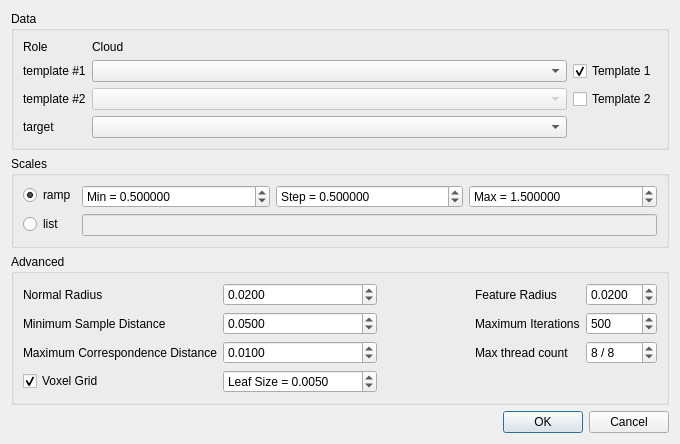
<?xml version="1.0" encoding="UTF-8"?>
<ui version="4.0">
 <class>TemplateAlignmentDialog</class>
 <widget class="QDialog" name="TemplateAlignmentDialog">
  <property name="geometry">
   <rect>
    <x>0</x>
    <y>0</y>
    <width>680</width>
    <height>402</height>
   </rect>
  </property>
  <property name="windowTitle">
   <string>Template Alignment</string>
  </property>
  <property name="windowIcon">
   <iconset resource="../../../qPCL.qrc">
    <normaloff>:/toolbar/PclAlgorithms/icons/templateAlignment.png</normaloff>:/toolbar/PclAlgorithms/icons/templateAlignment.png</iconset>
  </property>
  <layout class="QVBoxLayout" name="verticalLayout">
   <item>
    <widget class="QGroupBox" name="groupBox">
     <property name="title">
      <string>Data</string>
     </property>
     <layout class="QGridLayout" name="gridLayout">
      <item row="0" column="0">
       <widget class="QLabel" name="label_3">
        <property name="text">
         <string>Role</string>
        </property>
       </widget>
      </item>
      <item row="0" column="1">
       <widget class="QLabel" name="label_4">
        <property name="text">
         <string>Cloud</string>
        </property>
       </widget>
      </item>
      <item row="1" column="0">
       <widget class="QLabel" name="label">
        <property name="text">
         <string>template #1</string>
        </property>
       </widget>
      </item>
      <item row="1" column="1">
       <widget class="QComboBox" name="template1CloudComboBox">
        <property name="sizePolicy">
         <sizepolicy hsizetype="Expanding" vsizetype="Fixed">
          <horstretch>0</horstretch>
          <verstretch>0</verstretch>
         </sizepolicy>
        </property>
        <property name="toolTip">
         <string>Points belonging to class #1 </string>
        </property>
       </widget>
      </item>
      <item row="1" column="2">
       <widget class="QCheckBox" name="template1checkBox">
        <property name="text">
         <string>Template 1</string>
        </property>
        <property name="checked">
         <bool>true</bool>
        </property>
       </widget>
      </item>
      <item row="2" column="0">
       <widget class="QLabel" name="label_2">
        <property name="text">
         <string>template #2</string>
        </property>
       </widget>
      </item>
      <item row="2" column="1">
       <widget class="QComboBox" name="template2CloudComboBox">
        <property name="enabled">
         <bool>false</bool>
        </property>
        <property name="sizePolicy">
         <sizepolicy hsizetype="Expanding" vsizetype="Fixed">
          <horstretch>0</horstretch>
          <verstretch>0</verstretch>
         </sizepolicy>
        </property>
        <property name="toolTip">
         <string>Points belonging to class #2</string>
        </property>
       </widget>
      </item>
      <item row="2" column="2">
       <widget class="QCheckBox" name="template2checkBox">
        <property name="text">
         <string>Template 2</string>
        </property>
       </widget>
      </item>
      <item row="3" column="0">
       <widget class="QLabel" name="label_5">
        <property name="text">
         <string>target</string>
        </property>
       </widget>
      </item>
      <item row="3" column="1">
       <widget class="QComboBox" name="evaluationCloudComboBox">
        <property name="enabled">
         <bool>true</bool>
        </property>
        <property name="sizePolicy">
         <sizepolicy hsizetype="Expanding" vsizetype="Fixed">
          <horstretch>0</horstretch>
          <verstretch>0</verstretch>
         </sizepolicy>
        </property>
        <property name="toolTip">
         <string>Additional points that will be added to the 2D classifier behavior representation</string>
        </property>
       </widget>
      </item>
     </layout>
    </widget>
   </item>
   <item>
    <widget class="QGroupBox" name="scalesGroupBox">
     <property name="title">
      <string>Scales</string>
     </property>
     <layout class="QFormLayout" name="formLayout_2">
      <item row="0" column="0">
       <widget class="QRadioButton" name="scalesRampRadioButton">
        <property name="text">
         <string>ramp</string>
        </property>
        <property name="checked">
         <bool>true</bool>
        </property>
       </widget>
      </item>
      <item row="0" column="1">
       <widget class="QFrame" name="scalesRampFrame">
        <layout class="QHBoxLayout" name="horizontalLayout">
         <property name="leftMargin">
          <number>0</number>
         </property>
         <property name="topMargin">
          <number>0</number>
         </property>
         <property name="rightMargin">
          <number>0</number>
         </property>
         <property name="bottomMargin">
          <number>0</number>
         </property>
         <item>
          <widget class="QDoubleSpinBox" name="minScaleDoubleSpinBox">
           <property name="toolTip">
            <string>Mininum scale</string>
           </property>
           <property name="prefix">
            <string>Min = </string>
           </property>
           <property name="decimals">
            <number>6</number>
           </property>
           <property name="minimum">
            <double>0.000001000000000</double>
           </property>
           <property name="maximum">
            <double>1000000000.000000000000000</double>
           </property>
           <property name="singleStep">
            <double>0.100000000000000</double>
           </property>
           <property name="value">
            <double>0.500000000000000</double>
           </property>
          </widget>
         </item>
         <item>
          <widget class="QDoubleSpinBox" name="stepScaleDoubleSpinBox">
           <property name="toolTip">
            <string>Step</string>
           </property>
           <property name="prefix">
            <string>Step = </string>
           </property>
           <property name="decimals">
            <number>6</number>
           </property>
           <property name="minimum">
            <double>0.000001000000000</double>
           </property>
           <property name="maximum">
            <double>1000000000.000000000000000</double>
           </property>
           <property name="singleStep">
            <double>0.100000000000000</double>
           </property>
           <property name="value">
            <double>0.500000000000000</double>
           </property>
          </widget>
         </item>
         <item>
          <widget class="QDoubleSpinBox" name="maxScaleDoubleSpinBox">
           <property name="toolTip">
            <string>Max scale</string>
           </property>
           <property name="prefix">
            <string>Max = </string>
           </property>
           <property name="decimals">
            <number>6</number>
           </property>
           <property name="minimum">
            <double>0.000001000000000</double>
           </property>
           <property name="maximum">
            <double>1000000000.000000000000000</double>
           </property>
           <property name="value">
            <double>1.500000000000000</double>
           </property>
          </widget>
         </item>
        </layout>
       </widget>
      </item>
      <item row="1" column="0">
       <widget class="QRadioButton" name="scalesListRadioButton">
        <property name="toolTip">
         <string>Inp</string>
        </property>
        <property name="text">
         <string>list</string>
        </property>
       </widget>
      </item>
      <item row="1" column="1">
       <widget class="QLineEdit" name="scalesListLineEdit">
        <property name="enabled">
         <bool>false</bool>
        </property>
        <property name="toolTip">
         <string>Input scales as a list of values (separated by a space character)</string>
        </property>
       </widget>
      </item>
     </layout>
    </widget>
   </item>
   <item>
    <widget class="QGroupBox" name="groupBox_2">
     <property name="title">
      <string>Advanced</string>
     </property>
     <layout class="QGridLayout" name="gridLayout_2">
      <item row="1" column="2">
       <widget class="QDoubleSpinBox" name="normalRadiusSpinBox">
        <property name="decimals">
         <number>4</number>
        </property>
        <property name="minimum">
         <double>0.001000000000000</double>
        </property>
        <property name="singleStep">
         <double>0.001000000000000</double>
        </property>
        <property name="value">
         <double>0.020000000000000</double>
        </property>
       </widget>
      </item>
      <item row="3" column="4">
       <widget class="QLabel" name="label_10">
        <property name="text">
         <string>Maximum Iterations</string>
        </property>
       </widget>
      </item>
      <item row="3" column="0">
       <widget class="QLabel" name="label_9">
        <property name="text">
         <string>Minimum Sample Distance</string>
        </property>
       </widget>
      </item>
      <item row="4" column="2">
       <widget class="QDoubleSpinBox" name="maxCorrespondenceDistanceSpinBox">
        <property name="decimals">
         <number>4</number>
        </property>
        <property name="minimum">
         <double>0.001000000000000</double>
        </property>
        <property name="singleStep">
         <double>0.010000000000000</double>
        </property>
        <property name="value">
         <double>0.010000000000000</double>
        </property>
       </widget>
      </item>
      <item row="1" column="4">
       <widget class="QLabel" name="label_6">
        <property name="text">
         <string>Feature Radius</string>
        </property>
       </widget>
      </item>
      <item row="5" column="0">
       <widget class="QCheckBox" name="useVoxelGridCheckBox">
        <property name="enabled">
         <bool>true</bool>
        </property>
        <property name="text">
         <string>Voxel Grid</string>
        </property>
        <property name="checked">
         <bool>true</bool>
        </property>
       </widget>
      </item>
      <item row="4" column="0" colspan="2">
       <widget class="QLabel" name="label_11">
        <property name="text">
         <string>Maximum Correspondence Distance</string>
        </property>
       </widget>
      </item>
      <item row="1" column="5">
       <widget class="QDoubleSpinBox" name="featureRadiusSpinBox">
        <property name="decimals">
         <number>4</number>
        </property>
        <property name="minimum">
         <double>0.001000000000000</double>
        </property>
        <property name="singleStep">
         <double>0.010000000000000</double>
        </property>
        <property name="value">
         <double>0.020000000000000</double>
        </property>
       </widget>
      </item>
      <item row="3" column="2">
       <widget class="QDoubleSpinBox" name="minSampleDistanceSpinBox">
        <property name="decimals">
         <number>4</number>
        </property>
        <property name="minimum">
         <double>0.001000000000000</double>
        </property>
        <property name="value">
         <double>0.050000000000000</double>
        </property>
       </widget>
      </item>
      <item row="5" column="2">
       <widget class="QDoubleSpinBox" name="leafSizeSpinBox">
        <property name="enabled">
         <bool>true</bool>
        </property>
        <property name="prefix">
         <string>Leaf Size = </string>
        </property>
        <property name="decimals">
         <number>4</number>
        </property>
        <property name="minimum">
         <double>0.001000000000000</double>
        </property>
        <property name="maximum">
         <double>10000.000000000000000</double>
        </property>
        <property name="singleStep">
         <double>0.001000000000000</double>
        </property>
        <property name="value">
         <double>0.005000000000000</double>
        </property>
       </widget>
      </item>
      <item row="3" column="3">
       <spacer name="horizontalSpacer">
        <property name="orientation">
         <enum>Qt::Horizontal</enum>
        </property>
        <property name="sizeHint" stdset="0">
         <size>
          <width>40</width>
          <height>20</height>
         </size>
        </property>
       </spacer>
      </item>
      <item row="3" column="5">
       <widget class="QSpinBox" name="maxIterationsSpinBox">
        <property name="toolTip">
         <string>Maximum number of core points computed on each class</string>
        </property>
        <property name="minimum">
         <number>50</number>
        </property>
        <property name="maximum">
         <number>10000</number>
        </property>
        <property name="singleStep">
         <number>50</number>
        </property>
        <property name="value">
         <number>500</number>
        </property>
       </widget>
      </item>
      <item row="1" column="0" colspan="2">
       <widget class="QLabel" name="label_7">
        <property name="text">
         <string>Normal Radius</string>
        </property>
       </widget>
      </item>
      <item row="4" column="4">
       <widget class="QLabel" name="label_8">
        <property name="text">
         <string>Max thread count</string>
        </property>
       </widget>
      </item>
      <item row="4" column="5">
       <widget class="QSpinBox" name="maxThreadCountSpinBox">
        <property name="suffix">
         <string notr="true"> / 8</string>
        </property>
        <property name="value">
         <number>8</number>
        </property>
       </widget>
      </item>
     </layout>
    </widget>
   </item>
   <item>
    <spacer name="verticalSpacer">
     <property name="orientation">
      <enum>Qt::Vertical</enum>
     </property>
     <property name="sizeHint" stdset="0">
      <size>
       <width>20</width>
       <height>1</height>
      </size>
     </property>
    </spacer>
   </item>
   <item>
    <widget class="QDialogButtonBox" name="buttonBox">
     <property name="orientation">
      <enum>Qt::Horizontal</enum>
     </property>
     <property name="standardButtons">
      <set>QDialogButtonBox::Cancel|QDialogButtonBox::Ok</set>
     </property>
    </widget>
   </item>
  </layout>
 </widget>
 <tabstops>
  <tabstop>template1CloudComboBox</tabstop>
  <tabstop>template2CloudComboBox</tabstop>
  <tabstop>scalesRampRadioButton</tabstop>
  <tabstop>minScaleDoubleSpinBox</tabstop>
  <tabstop>stepScaleDoubleSpinBox</tabstop>
  <tabstop>maxScaleDoubleSpinBox</tabstop>
  <tabstop>scalesListRadioButton</tabstop>
  <tabstop>scalesListLineEdit</tabstop>
  <tabstop>buttonBox</tabstop>
 </tabstops>
 <resources>
  <include location="../../../qPCL.qrc"/>
 </resources>
 <connections>
  <connection>
   <sender>buttonBox</sender>
   <signal>accepted()</signal>
   <receiver>TemplateAlignmentDialog</receiver>
   <slot>accept()</slot>
   <hints>
    <hint type="sourcelabel">
     <x>248</x>
     <y>254</y>
    </hint>
    <hint type="destinationlabel">
     <x>157</x>
     <y>274</y>
    </hint>
   </hints>
  </connection>
  <connection>
   <sender>buttonBox</sender>
   <signal>rejected()</signal>
   <receiver>TemplateAlignmentDialog</receiver>
   <slot>reject()</slot>
   <hints>
    <hint type="sourcelabel">
     <x>316</x>
     <y>260</y>
    </hint>
    <hint type="destinationlabel">
     <x>286</x>
     <y>274</y>
    </hint>
   </hints>
  </connection>
  <connection>
   <sender>scalesRampRadioButton</sender>
   <signal>toggled(bool)</signal>
   <receiver>scalesRampFrame</receiver>
   <slot>setEnabled(bool)</slot>
   <hints>
    <hint type="sourcelabel">
     <x>42</x>
     <y>170</y>
    </hint>
    <hint type="destinationlabel">
     <x>276</x>
     <y>171</y>
    </hint>
   </hints>
  </connection>
  <connection>
   <sender>scalesListRadioButton</sender>
   <signal>toggled(bool)</signal>
   <receiver>scalesListLineEdit</receiver>
   <slot>setEnabled(bool)</slot>
   <hints>
    <hint type="sourcelabel">
     <x>36</x>
     <y>196</y>
    </hint>
    <hint type="destinationlabel">
     <x>276</x>
     <y>197</y>
    </hint>
   </hints>
  </connection>
  <connection>
   <sender>template1checkBox</sender>
   <signal>toggled(bool)</signal>
   <receiver>template1CloudComboBox</receiver>
   <slot>setEnabled(bool)</slot>
   <hints>
    <hint type="sourcelabel">
     <x>680</x>
     <y>48</y>
    </hint>
    <hint type="destinationlabel">
     <x>357</x>
     <y>49</y>
    </hint>
   </hints>
  </connection>
  <connection>
   <sender>template2checkBox</sender>
   <signal>toggled(bool)</signal>
   <receiver>template2CloudComboBox</receiver>
   <slot>setEnabled(bool)</slot>
   <hints>
    <hint type="sourcelabel">
     <x>680</x>
     <y>72</y>
    </hint>
    <hint type="destinationlabel">
     <x>357</x>
     <y>73</y>
    </hint>
   </hints>
  </connection>
  <connection>
   <sender>useVoxelGridCheckBox</sender>
   <signal>toggled(bool)</signal>
   <receiver>leafSizeSpinBox</receiver>
   <slot>setEnabled(bool)</slot>
   <hints>
    <hint type="sourcelabel">
     <x>391</x>
     <y>272</y>
    </hint>
    <hint type="destinationlabel">
     <x>500</x>
     <y>273</y>
    </hint>
   </hints>
  </connection>
 </connections>
</ui>
